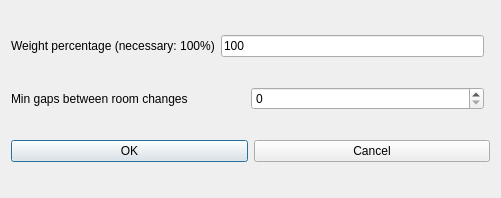
<?xml version="1.0" encoding="UTF-8"?>
<ui version="4.0">
 <class>ModifyConstraintTeachersMinGapsBetweenRoomChangesForm_template</class>
 <widget class="QDialog" name="ModifyConstraintTeachersMinGapsBetweenRoomChangesForm_template">
  <property name="geometry">
   <rect>
    <x>0</x>
    <y>0</y>
    <width>501</width>
    <height>198</height>
   </rect>
  </property>
  <property name="windowTitle">
   <string extracomment="This is the title of the dialog to modify a constraint of this type">Modify teachers min gaps between room changes</string>
  </property>
  <layout class="QGridLayout">
   <item row="0" column="0">
    <layout class="QHBoxLayout">
     <item>
      <widget class="QLabel" name="weightTextLabel">
       <property name="frameShape">
        <enum>QFrame::NoFrame</enum>
       </property>
       <property name="frameShadow">
        <enum>QFrame::Plain</enum>
       </property>
       <property name="text">
        <string>Weight percentage (necessary: 100%)</string>
       </property>
       <property name="wordWrap">
        <bool>false</bool>
       </property>
      </widget>
     </item>
     <item>
      <widget class="QLineEdit" name="weightLineEdit">
       <property name="text">
        <string notr="true">100</string>
       </property>
      </widget>
     </item>
    </layout>
   </item>
   <item row="2" column="0" colspan="2">
    <layout class="QHBoxLayout">
     <item>
      <widget class="QPushButton" name="okPushButton">
       <property name="text">
        <string>OK</string>
       </property>
      </widget>
     </item>
     <item>
      <widget class="QPushButton" name="cancelPushButton">
       <property name="text">
        <string>Cancel</string>
       </property>
      </widget>
     </item>
    </layout>
   </item>
   <item row="1" column="0">
    <layout class="QHBoxLayout">
     <item>
      <widget class="QLabel" name="textLabel">
       <property name="text">
        <string>Min gaps between room changes</string>
       </property>
       <property name="wordWrap">
        <bool>false</bool>
       </property>
      </widget>
     </item>
     <item>
      <widget class="QSpinBox" name="minGapsSpinBox"/>
     </item>
    </layout>
   </item>
  </layout>
 </widget>
 <layoutdefault spacing="6" margin="11"/>
 <resources/>
 <connections/>
</ui>
